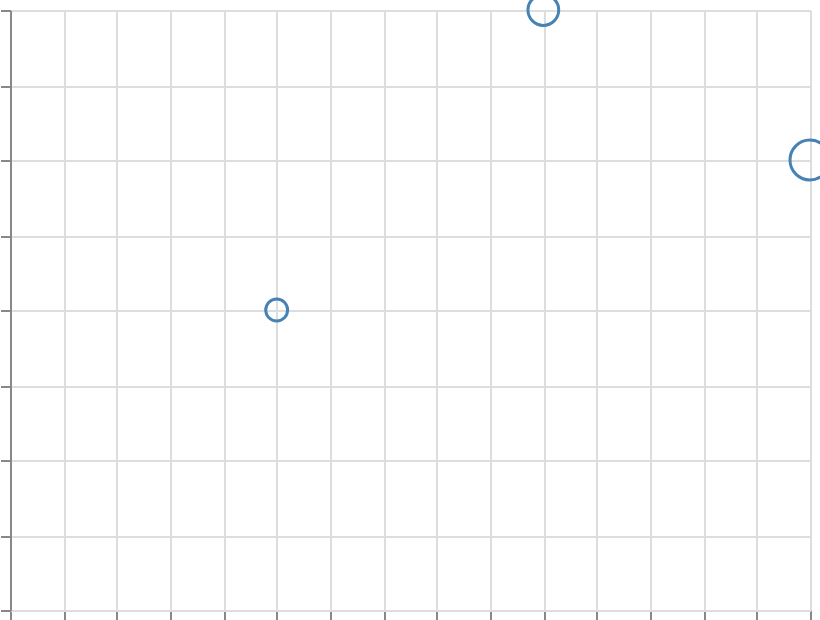

Source (Vega-Lite JSON):
### Vega specification from a JSON file in a GitHub repository (floating-point values rounded to 4 significant figures)
{"$schema": "https://vega.github.io/schema/vega/v6.json", "width": 400, "height": 300, "padding": 5, "autosize": "none", "data": [{"name": "table", "values": [{"x": 1, "y": 2, "val": 30}, {"x": 2, "y": 4, "val": 80}, {"x": 3, "y": 3, "val": 150}]}], "scales": [{"name": "x", "type": "linear", "domain": {"data": "table", "field": "x"}, "range": "width", "nice": true}, {"name": "y", "type": "linear", "domain": {"data": "table", "field": "y"}, "range": [{"signal": "height"}, 0], "nice": true}, {"name": "size", "type": "linear", "domain": {"data": "table", "field": "val"}, "range": [50, 400]}], "marks": [{"type": "symbol", "from": {"data": "table"}, "encode": {"update": {"x": {"scale": "x", "field": "x"}, "y": {"scale": "y", "field": "y"}, "size": {"scale": "size", "field": "val"}, "fill": {"value": "transparent"}, "stroke": {"value": "steelblue"}, "strokeWidth": {"value": 1.5}}}}], "axes": [{"scale": "x", "orient": "bottom", "grid": true, "labels": false}, {"scale": "y", "orient": "left", "grid": true, "labels": false}]}
